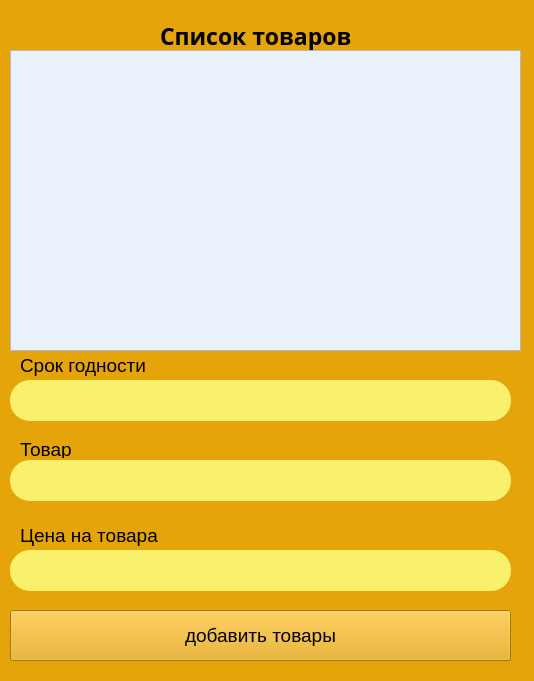
<?xml version="1.0" encoding="UTF-8"?>
<ui version="4.0">
 <class>Admin_window</class>
 <widget class="QWidget" name="Admin_window">
  <property name="geometry">
   <rect>
    <x>0</x>
    <y>0</y>
    <width>534</width>
    <height>681</height>
   </rect>
  </property>
  <property name="windowTitle">
   <string>adn</string>
  </property>
  <property name="styleSheet">
   <string notr="true">background-color: rgb(229, 165, 10);</string>
  </property>
  <widget class="QLabel" name="label_tov">
   <property name="geometry">
    <rect>
     <x>160</x>
     <y>10</y>
     <width>271</width>
     <height>51</height>
    </rect>
   </property>
   <property name="font">
    <font>
     <family>Open Sans</family>
     <pointsize>17</pointsize>
     <weight>75</weight>
     <italic>false</italic>
     <bold>true</bold>
    </font>
   </property>
   <property name="styleSheet">
    <string notr="true"/>
   </property>
   <property name="text">
    <string>Список товаров</string>
   </property>
  </widget>
  <widget class="QPushButton" name="push_db">
   <property name="geometry">
    <rect>
     <x>10</x>
     <y>610</y>
     <width>501</width>
     <height>51</height>
    </rect>
   </property>
   <property name="font">
    <font>
     <pointsize>14</pointsize>
    </font>
   </property>
   <property name="text">
    <string>добавить товары</string>
   </property>
  </widget>
  <widget class="QLabel" name="label_3">
   <property name="geometry">
    <rect>
     <x>20</x>
     <y>440</y>
     <width>241</width>
     <height>18</height>
    </rect>
   </property>
   <property name="font">
    <font>
     <pointsize>14</pointsize>
    </font>
   </property>
   <property name="text">
    <string>Товар</string>
   </property>
  </widget>
  <widget class="QLabel" name="label">
   <property name="geometry">
    <rect>
     <x>20</x>
     <y>350</y>
     <width>281</width>
     <height>18</height>
    </rect>
   </property>
   <property name="font">
    <font>
     <pointsize>14</pointsize>
     <weight>75</weight>
     <bold>true</bold>
    </font>
   </property>
   <property name="styleSheet">
    <string notr="true">color: rgb(46, 194, 126);</string>
   </property>
   <property name="text">
    <string/>
   </property>
  </widget>
  <widget class="QLabel" name="label_2">
   <property name="geometry">
    <rect>
     <x>20</x>
     <y>350</y>
     <width>201</width>
     <height>31</height>
    </rect>
   </property>
   <property name="font">
    <font>
     <pointsize>14</pointsize>
    </font>
   </property>
   <property name="text">
    <string>Срок годности</string>
   </property>
  </widget>
  <widget class="QLineEdit" name="lineEdit">
   <property name="geometry">
    <rect>
     <x>10</x>
     <y>380</y>
     <width>501</width>
     <height>41</height>
    </rect>
   </property>
   <property name="styleSheet">
    <string notr="true">background-color: rgb(249, 240, 107);
border-radius: 20px;
</string>
   </property>
  </widget>
  <widget class="QLineEdit" name="lineEdit_2">
   <property name="geometry">
    <rect>
     <x>10</x>
     <y>460</y>
     <width>501</width>
     <height>41</height>
    </rect>
   </property>
   <property name="styleSheet">
    <string notr="true">background-color: rgb(249, 240, 107);
border-radius: 20px;

</string>
   </property>
  </widget>
  <widget class="QLabel" name="label_6">
   <property name="geometry">
    <rect>
     <x>20</x>
     <y>520</y>
     <width>201</width>
     <height>31</height>
    </rect>
   </property>
   <property name="font">
    <font>
     <pointsize>14</pointsize>
    </font>
   </property>
   <property name="text">
    <string>Цена на товара</string>
   </property>
  </widget>
  <widget class="QLineEdit" name="lineEdit_4">
   <property name="geometry">
    <rect>
     <x>10</x>
     <y>550</y>
     <width>501</width>
     <height>41</height>
    </rect>
   </property>
   <property name="styleSheet">
    <string notr="true">background-color: rgb(249, 240, 107);
border-radius: 20px;

</string>
   </property>
  </widget>
  <widget class="QTableView" name="tableView">
   <property name="geometry">
    <rect>
     <x>10</x>
     <y>50</y>
     <width>511</width>
     <height>301</height>
    </rect>
   </property>
   <property name="styleSheet">
    <string notr="true">background-color: rgb(233, 241, 250);</string>
   </property>
  </widget>
 </widget>
 <resources/>
 <connections/>
</ui>
